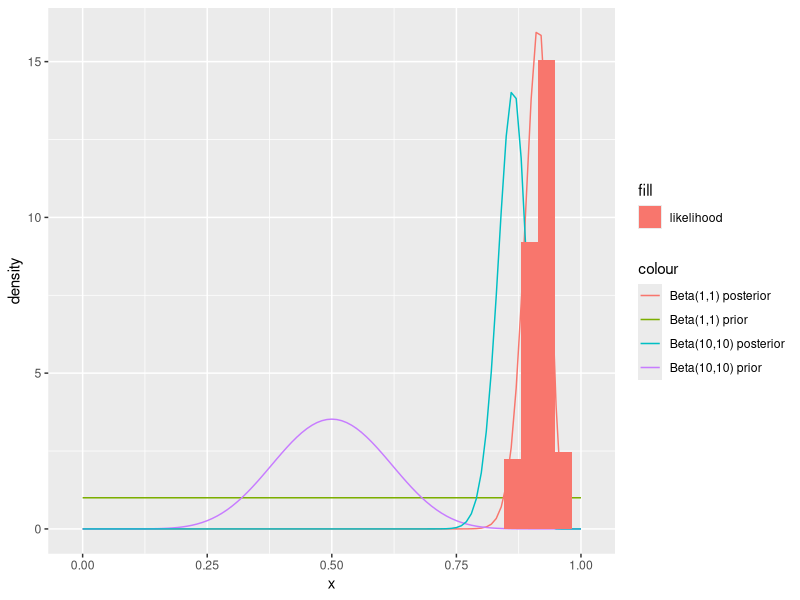

R code for this plot:
## ---- chunk 1
n<- 129
y<- 118
p<- round(y/n, 3)
# Standard error
se <- sqrt(p * (1 - p) / n)
# Confidence Interval
CL_upper <- p+qnorm(0.975)*se
CL_lower <- p-qnorm(0.975)*se

p
CL_lower
CL_upper
## ---- chunk 2
alpha <- 1
beta <- 1
mean_theta <- round((alpha+y)/(alpha + beta + n),3)

# Confidence Interval
# Calculate the 95% credible interval
credible_interval <- qbeta(c(0.025, 0.975), alpha+y, beta + n - y)

mean_theta
credible_interval
## ---- chunk 3
library(tidyverse)

plot <- ggplot(data = tibble(x = seq(0, 1, by = 0.01)), aes(x)) +
  stat_function(fun = dbeta, args = list(shape1 = 1, shape2 = 1), aes(color = "Beta(1,1) prior")) + 
  stat_function(fun = dbeta, args = list(shape1 = y+1, shape2 = n-y+1), aes(color = "Beta(1,1) posterior")) + 
  stat_function(fun = dbeta, args = list(shape1 = 10, shape2 = 10), aes(color = "Beta(10,10) prior")) + 
  stat_function(fun = dbeta, args = list(shape1 = y+10, shape2 = n-y+10), aes(color = "Beta(10,10) posterior")) + 
  geom_histogram(data = tibble(x = rbinom(n, n = n, p)/(n)), aes(x = x, y = ..density.., fill = 'likelihood'))
plot


## ---- chunk 4
boy <- 251527
girl <- 241945
n<- boy+girl
p_boy <- round(boy/(boy+girl),3)
alpha <- boy+1
beta <- girl+1
probability <- pbeta(0.5, alpha, beta)
probability
